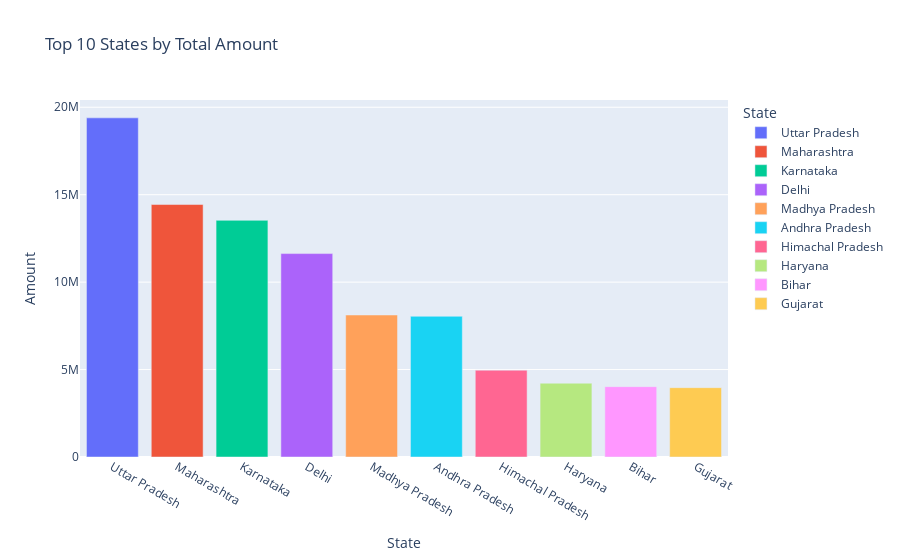

Notebook code for this chart:
### Code cell
top_states = df.groupby('State')['Amount'].sum().nlargest(10).reset_index()
px.bar(top_states, x='State', y='Amount', color='State', title='Top 10 States by Total Amount')

### Figure 1 — Plotly figure (JSON) as saved in the notebook; plotly's stock layout.template omitted (floating-point values rounded to 4 significant figures)
{"data": [{"hovertemplate": "State=%{x}<br>Amount=%{y}<extra></extra>", "legendgroup": "Uttar Pradesh", "marker": {"color": "#636efa", "pattern": {"shape": ""}}, "name": "Uttar Pradesh", "orientation": "v", "showlegend": true, "textposition": "auto", "type": "bar", "x": ["Uttar Pradesh"], "xaxis": "x", "y": [19390000.0], "yaxis": "y"}, {"hovertemplate": "State=%{x}<br>Amount=%{y}<extra></extra>", "legendgroup": "Maharashtra", "marker": {"color": "#EF553B", "pattern": {"shape": ""}}, "name": "Maharashtra", "orientation": "v", "showlegend": true, "textposition": "auto", "type": "bar", "x": ["Maharashtra"], "xaxis": "x", "y": [14440000.0], "yaxis": "y"}, {"hovertemplate": "State=%{x}<br>Amount=%{y}<extra></extra>", "legendgroup": "Karnataka", "marker": {"color": "#00cc96", "pattern": {"shape": ""}}, "name": "Karnataka", "orientation": "v", "showlegend": true, "textposition": "auto", "type": "bar", "x": ["Karnataka"], "xaxis": "x", "y": [13530000.0], "yaxis": "y"}, {"hovertemplate": "State=%{x}<br>Amount=%{y}<extra></extra>", "legendgroup": "Delhi", "marker": {"color": "#ab63fa", "pattern": {"shape": ""}}, "name": "Delhi", "orientation": "v", "showlegend": true, "textposition": "auto", "type": "bar", "x": ["Delhi"], "xaxis": "x", "y": [11630000.0], "yaxis": "y"}, {"hovertemplate": "State=%{x}<br>Amount=%{y}<extra></extra>", "legendgroup": "Madhya Pradesh", "marker": {"color": "#FFA15A", "pattern": {"shape": ""}}, "name": "Madhya Pradesh", "orientation": "v", "showlegend": true, "textposition": "auto", "type": "bar", "x": ["Madhya Pradesh"], "xaxis": "x", "y": [8120000.0], "yaxis": "y"}, {"hovertemplate": "State=%{x}<br>Amount=%{y}<extra></extra>", "legendgroup": "Andhra Pradesh", "marker": {"color": "#19d3f3", "pattern": {"shape": ""}}, "name": "Andhra Pradesh", "orientation": "v", "showlegend": true, "textposition": "auto", "type": "bar", "x": ["Andhra Pradesh"], "xaxis": "x", "y": [8047000.0], "yaxis": "y"}, {"hovertemplate": "State=%{x}<br>Amount=%{y}<extra></extra>", "legendgroup": "Himachal Pradesh", "marker": {"color": "#FF6692", "pattern": {"shape": ""}}, "name": "Himachal Pradesh", "orientation": "v", "showlegend": true, "textposition": "auto", "type": "bar", "x": ["Himachal Pradesh"], "xaxis": "x", "y": [4963000.0], "yaxis": "y"}, {"hovertemplate": "State=%{x}<br>Amount=%{y}<extra></extra>", "legendgroup": "Haryana", "marker": {"color": "#B6E880", "pattern": {"shape": ""}}, "name": "Haryana", "orientation": "v", "showlegend": true, "textposition": "auto", "type": "bar", "x": ["Haryana"], "xaxis": "x", "y": [4220000.0], "yaxis": "y"}, {"hovertemplate": "State=%{x}<br>Amount=%{y}<extra></extra>", "legendgroup": "Bihar", "marker": {"color": "#FF97FF", "pattern": {"shape": ""}}, "name": "Bihar", "orientation": "v", "showlegend": true, "textposition": "auto", "type": "bar", "x": ["Bihar"], "xaxis": "x", "y": [4023000.0], "yaxis": "y"}, {"hovertemplate": "State=%{x}<br>Amount=%{y}<extra></extra>", "legendgroup": "Gujarat", "marker": {"color": "#FECB52", "pattern": {"shape": ""}}, "name": "Gujarat", "orientation": "v", "showlegend": true, "textposition": "auto", "type": "bar", "x": ["Gujarat"], "xaxis": "x", "y": [3965000.0], "yaxis": "y"}], "layout": {"barmode": "relative", "legend": {"title": {"text": "State"}, "tracegroupgap": 0}, "title": {"text": "Top 10 States by Total Amount"}, "xaxis": {"anchor": "y", "categoryarray": ["Uttar Pradesh", "Maharashtra", "Karnataka", "Delhi", "Madhya Pradesh", "Andhra Pradesh", "Himachal Pradesh", "Haryana", "Bihar", "Gujarat"], "categoryorder": "array", "domain": [0, 1], "title": {"text": "State"}}, "yaxis": {"anchor": "x", "domain": [0, 1], "title": {"text": "Amount"}}}}
